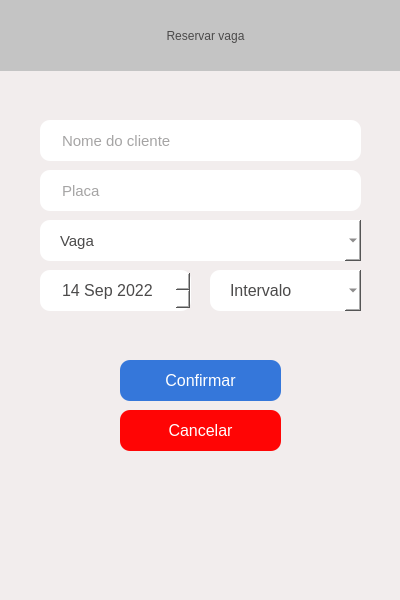
<?xml version="1.0" encoding="UTF-8"?>
<ui version="4.0">
 <class>ReservarVaga</class>
 <widget class="QMainWindow" name="ReservarVaga">
  <property name="geometry">
   <rect>
    <x>0</x>
    <y>0</y>
    <width>400</width>
    <height>600</height>
   </rect>
  </property>
  <property name="minimumSize">
   <size>
    <width>400</width>
    <height>600</height>
   </size>
  </property>
  <property name="maximumSize">
   <size>
    <width>400</width>
    <height>600</height>
   </size>
  </property>
  <property name="cursor">
   <cursorShape>ArrowCursor</cursorShape>
  </property>
  <property name="windowTitle">
   <string>Sistema de estacionamento -Reservar</string>
  </property>
  <property name="windowIcon">
   <iconset>
    <normaloff>imagens/seguro-de-automovel.png</normaloff>imagens/seguro-de-automovel.png</iconset>
  </property>
  <property name="styleSheet">
   <string notr="true">background-color: rgb(242, 237, 237);
color: rgb(75, 74, 74);</string>
  </property>
  <widget class="QWidget" name="centralwidget">
   <widget class="QLabel" name="label">
    <property name="geometry">
     <rect>
      <x>-10</x>
      <y>0</y>
      <width>431</width>
      <height>71</height>
     </rect>
    </property>
    <property name="styleSheet">
     <string notr="true">background-color: rgb(196, 196, 196);
color: rgb(75, 74, 74);
font: 24pt &quot;Segoe UI&quot;;
padding: 10px;
border:none;</string>
    </property>
    <property name="text">
     <string>Reservar vaga</string>
    </property>
    <property name="alignment">
     <set>Qt::AlignCenter</set>
    </property>
   </widget>
   <widget class="QPushButton" name="btnConfirmar">
    <property name="geometry">
     <rect>
      <x>120</x>
      <y>360</y>
      <width>161</width>
      <height>41</height>
     </rect>
    </property>
    <property name="font">
     <font>
      <pointsize>12</pointsize>
     </font>
    </property>
    <property name="cursor">
     <cursorShape>PointingHandCursor</cursorShape>
    </property>
    <property name="styleSheet">
     <string notr="true">background-color: rgb(53, 119, 218);
border: none;
border-radius:10px;
color: rgb(255, 255, 255);</string>
    </property>
    <property name="text">
     <string>Confirmar</string>
    </property>
   </widget>
   <widget class="QPushButton" name="btnCancelar">
    <property name="geometry">
     <rect>
      <x>120</x>
      <y>410</y>
      <width>161</width>
      <height>41</height>
     </rect>
    </property>
    <property name="font">
     <font>
      <pointsize>12</pointsize>
     </font>
    </property>
    <property name="cursor">
     <cursorShape>PointingHandCursor</cursorShape>
    </property>
    <property name="styleSheet">
     <string notr="true">background-color: #FF0505;
border: none;
border-radius:10px;
color: rgb(255, 255, 255);</string>
    </property>
    <property name="text">
     <string>Cancelar</string>
    </property>
   </widget>
   <widget class="QComboBox" name="numeroVaga">
    <property name="geometry">
     <rect>
      <x>40</x>
      <y>220</y>
      <width>321</width>
      <height>41</height>
     </rect>
    </property>
    <property name="font">
     <font>
      <pointsize>11</pointsize>
     </font>
    </property>
    <property name="cursor">
     <cursorShape>PointingHandCursor</cursorShape>
    </property>
    <property name="styleSheet">
     <string notr="true">border-radius:10px;
background-color:white;
color: rgb(75, 74, 74);
padding-left: 20px;
text-align:center;</string>
    </property>
    <property name="editable">
     <bool>false</bool>
    </property>
    <property name="placeholderText">
     <string>Vaga</string>
    </property>
    <item>
     <property name="text">
      <string>01</string>
     </property>
    </item>
    <item>
     <property name="text">
      <string>02</string>
     </property>
    </item>
    <item>
     <property name="text">
      <string>03</string>
     </property>
    </item>
    <item>
     <property name="text">
      <string>04</string>
     </property>
    </item>
    <item>
     <property name="text">
      <string>05</string>
     </property>
    </item>
    <item>
     <property name="text">
      <string>06</string>
     </property>
    </item>
    <item>
     <property name="text">
      <string>07</string>
     </property>
    </item>
    <item>
     <property name="text">
      <string>08</string>
     </property>
    </item>
    <item>
     <property name="text">
      <string>09</string>
     </property>
    </item>
    <item>
     <property name="text">
      <string>10</string>
     </property>
    </item>
    <item>
     <property name="text">
      <string>11</string>
     </property>
    </item>
    <item>
     <property name="text">
      <string>12</string>
     </property>
    </item>
    <item>
     <property name="text">
      <string>13</string>
     </property>
    </item>
    <item>
     <property name="text">
      <string>14</string>
     </property>
    </item>
    <item>
     <property name="text">
      <string>15</string>
     </property>
    </item>
    <item>
     <property name="text">
      <string>16</string>
     </property>
    </item>
    <item>
     <property name="text">
      <string>17</string>
     </property>
    </item>
    <item>
     <property name="text">
      <string>18</string>
     </property>
    </item>
    <item>
     <property name="text">
      <string>19</string>
     </property>
    </item>
    <item>
     <property name="text">
      <string>20</string>
     </property>
    </item>
   </widget>
   <widget class="QLineEdit" name="nomeCliente">
    <property name="geometry">
     <rect>
      <x>40</x>
      <y>120</y>
      <width>321</width>
      <height>41</height>
     </rect>
    </property>
    <property name="font">
     <font>
      <family>Segoe UI</family>
      <pointsize>11</pointsize>
      <weight>50</weight>
      <italic>false</italic>
      <bold>false</bold>
     </font>
    </property>
    <property name="styleSheet">
     <string notr="true">background-color: rgb(255, 255, 255);
font: 11pt &quot;Segoe UI&quot;;
padding-left: 20px;
border-radius:10px;
color: rgb(75, 74, 74);</string>
    </property>
    <property name="text">
     <string/>
    </property>
    <property name="placeholderText">
     <string>Nome do cliente</string>
    </property>
   </widget>
   <widget class="QLineEdit" name="placa">
    <property name="geometry">
     <rect>
      <x>40</x>
      <y>170</y>
      <width>321</width>
      <height>41</height>
     </rect>
    </property>
    <property name="font">
     <font>
      <family>Segoe UI</family>
      <pointsize>11</pointsize>
      <weight>50</weight>
      <italic>false</italic>
      <bold>false</bold>
     </font>
    </property>
    <property name="styleSheet">
     <string notr="true">background-color: rgb(255, 255, 255);
font: 11pt &quot;Segoe UI&quot;;
padding-left: 20px;
border-radius:10px;
color: rgb(75, 74, 74);</string>
    </property>
    <property name="text">
     <string/>
    </property>
    <property name="placeholderText">
     <string>Placa</string>
    </property>
   </widget>
   <widget class="QDateEdit" name="dataReserva">
    <property name="geometry">
     <rect>
      <x>40</x>
      <y>270</y>
      <width>151</width>
      <height>41</height>
     </rect>
    </property>
    <property name="font">
     <font>
      <pointsize>12</pointsize>
     </font>
    </property>
    <property name="styleSheet">
     <string notr="true">border-radius:10px;
background-color:white;
color: rgb(75, 74, 74);
padding-left: 20px;
text-align:center;</string>
    </property>
    <property name="minimumDateTime">
     <datetime>
      <hour>6</hour>
      <minute>0</minute>
      <second>0</second>
      <year>2022</year>
      <month>9</month>
      <day>14</day>
     </datetime>
    </property>
   </widget>
   <widget class="QComboBox" name="intervaloReserva">
    <property name="geometry">
     <rect>
      <x>210</x>
      <y>270</y>
      <width>151</width>
      <height>41</height>
     </rect>
    </property>
    <property name="font">
     <font>
      <pointsize>12</pointsize>
     </font>
    </property>
    <property name="styleSheet">
     <string notr="true">border-radius:10px;
background-color:white;
color: rgb(75, 74, 74);
padding-left: 20px;
text-align:center;</string>
    </property>
    <property name="placeholderText">
     <string>Intervalo</string>
    </property>
    <item>
     <property name="text">
      <string>08:00 - 09:00</string>
     </property>
    </item>
    <item>
     <property name="text">
      <string>09:00 - 10:00</string>
     </property>
    </item>
    <item>
     <property name="text">
      <string>10:00 - 11:00</string>
     </property>
    </item>
    <item>
     <property name="text">
      <string>11:00 - 12:00</string>
     </property>
    </item>
    <item>
     <property name="text">
      <string>12:00 - 13:00</string>
     </property>
    </item>
    <item>
     <property name="text">
      <string>13:00 - 14:00</string>
     </property>
    </item>
    <item>
     <property name="text">
      <string>14:00 - 15:00</string>
     </property>
    </item>
    <item>
     <property name="text">
      <string>15:00 - 16:00</string>
     </property>
    </item>
    <item>
     <property name="text">
      <string>16:00 - 17:00</string>
     </property>
    </item>
    <item>
     <property name="text">
      <string>17:00 - 18:00</string>
     </property>
    </item>
    <item>
     <property name="text">
      <string>18:00 - 19:00</string>
     </property>
    </item>
    <item>
     <property name="text">
      <string>19:00 - 20:00</string>
     </property>
    </item>
    <item>
     <property name="text">
      <string>20:00 - 21:00</string>
     </property>
    </item>
    <item>
     <property name="text">
      <string>21:00 - 22:00</string>
     </property>
    </item>
    <item>
     <property name="text">
      <string>22:00 - 23:00</string>
     </property>
    </item>
   </widget>
  </widget>
  <widget class="QMenuBar" name="menubar">
   <property name="geometry">
    <rect>
     <x>0</x>
     <y>0</y>
     <width>400</width>
     <height>22</height>
    </rect>
   </property>
  </widget>
  <widget class="QStatusBar" name="statusbar"/>
 </widget>
 <resources/>
 <connections/>
</ui>
